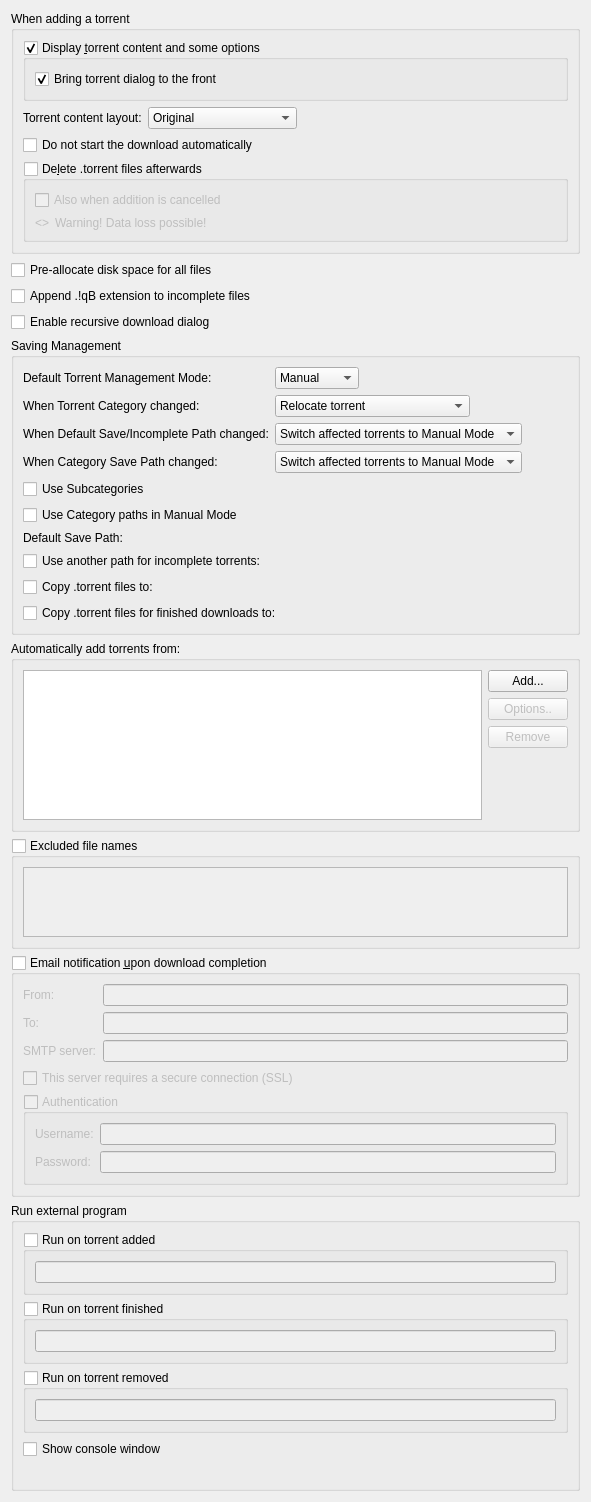
          <widget class="QWidget" name="scrollAreaWidgetContents_2">
           <property name="geometry">
            <rect>
             <x>0</x>
             <y>0</y>
             <width>591</width>
             <height>1138</height>
            </rect>
           </property>
           <layout class="QVBoxLayout" name="verticalLayout">
            <item>
             <widget class="QGroupBox" name="torrentAdditionBox">
              <property name="title">
               <string>When adding a torrent</string>
              </property>
              <layout class="QVBoxLayout" name="torrentAdditionBoxLayout">
               <item>
                <widget class="QGroupBox" name="checkAdditionDialog">
                 <property name="title">
                  <string>Display &amp;torrent content and some options</string>
                 </property>
                 <property name="checkable">
                  <bool>true</bool>
                 </property>
                 <layout class="QVBoxLayout" name="verticalLayout_18">
                  <item>
                   <widget class="QCheckBox" name="checkAdditionDialogFront">
                    <property name="text">
                     <string>Bring torrent dialog to the front</string>
                    </property>
                    <property name="checked">
                     <bool>true</bool>
                    </property>
                   </widget>
                  </item>
                 </layout>
                </widget>
               </item>
               <item>
                <layout class="QHBoxLayout" name="horizontalLayout_19">
                 <item>
                  <widget class="QLabel" name="contentLayoutLabel">
                   <property name="text">
                    <string>Torrent content layout:</string>
                   </property>
                  </widget>
                 </item>
                 <item>
                  <widget class="QComboBox" name="contentLayoutComboBox">
                   <property name="currentIndex">
                    <number>0</number>
                   </property>
                   <item>
                    <property name="text">
                     <string>Original</string>
                    </property>
                   </item>
                   <item>
                    <property name="text">
                     <string>Create subfolder</string>
                    </property>
                   </item>
                   <item>
                    <property name="text">
                     <string>Don't create subfolder</string>
                    </property>
                   </item>
                  </widget>
                 </item>
                 <item>
                  <spacer name="horizontalSpacer_20">
                   <property name="orientation">
                    <enum>Qt::Horizontal</enum>
                   </property>
                   <property name="sizeHint" stdset="0">
                    <size>
                     <width>40</width>
                     <height>20</height>
                    </size>
                   </property>
                  </spacer>
                 </item>
                </layout>
               </item>
               <item>
                <widget class="QCheckBox" name="checkStartPaused">
                 <property name="toolTip">
                  <string>The torrent will be added to download list in a paused state</string>
                 </property>
                 <property name="text">
                  <string extracomment="The torrent will be added to download list in a paused state">Do not start the download automatically</string>
                 </property>
                </widget>
               </item>
               <item>
                <widget class="QGroupBox" name="deleteTorrentBox">
                 <property name="toolTip">
                  <string>Whether the .torrent file should be deleted after adding it</string>
                 </property>
                 <property name="title">
                  <string>De&amp;lete .torrent files afterwards </string>
                 </property>
                 <property name="checkable">
                  <bool>true</bool>
                 </property>
                 <property name="checked">
                  <bool>false</bool>
                 </property>
                 <layout class="QVBoxLayout" name="deleteTorrentBoxLayout">
                  <item>
                   <widget class="QCheckBox" name="deleteCancelledTorrentBox">
                    <property name="toolTip">
                     <string>Also delete .torrent files whose addition was cancelled</string>
                    </property>
                    <property name="text">
                     <string>Also when addition is cancelled</string>
                    </property>
                   </widget>
                  </item>
                  <item>
                   <layout class="QHBoxLayout" name="deleteTorrentWarningLayout">
                    <item>
                     <widget class="QLabel" name="deleteTorrentWarningIcon">
                      <property name="sizePolicy">
                       <sizepolicy hsizetype="Fixed" vsizetype="Preferred">
                        <horstretch>0</horstretch>
                        <verstretch>0</verstretch>
                       </sizepolicy>
                      </property>
                      <property name="text">
                       <string notr="true">&lt;&gt;</string>
                      </property>
                     </widget>
                    </item>
                    <item>
                     <widget class="QLabel" name="deleteTorrentWarningLabel">
                      <property name="text">
                       <string>Warning! Data loss possible!</string>
                      </property>
                     </widget>
                    </item>
                   </layout>
                  </item>
                 </layout>
                </widget>
               </item>
              </layout>
             </widget>
            </item>
            <item>
             <widget class="QCheckBox" name="checkPreallocateAll">
              <property name="toolTip">
               <string>Allocate full file sizes on disk before starting downloads, to minimize fragmentation. Only useful for HDDs.</string>
              </property>
              <property name="text">
               <string>Pre-allocate disk space for all files</string>
              </property>
             </widget>
            </item>
            <item>
             <widget class="QCheckBox" name="checkAppendqB">
              <property name="text">
               <string>Append .!qB extension to incomplete files</string>
              </property>
             </widget>
            </item>
            <item>
             <widget class="QCheckBox" name="checkRecursiveDownload">
              <property name="toolTip">
               <string>When a torrent is downloaded, offer to add torrents from any .torrent files found inside it</string>
              </property>
              <property name="text">
               <string>Enable recursive download dialog</string>
              </property>
             </widget>
            </item>
            <item>
             <widget class="QGroupBox" name="groupSavingManagement">
              <property name="title">
               <string>Saving Management</string>
              </property>
              <layout class="QVBoxLayout" name="groupSavingManagementLayout">
               <item>
                <layout class="QGridLayout" name="gridLayout_3">
                 <item row="0" column="0">
                  <widget class="QLabel" name="label_40">
                   <property name="text">
                    <string>Default Torrent Management Mode:</string>
                   </property>
                  </widget>
                 </item>
                 <item row="0" column="1">
                  <layout class="QHBoxLayout" name="horizontalLayout_70">
                   <property name="spacing">
                    <number>10</number>
                   </property>
                   <item>
                    <widget class="QComboBox" name="comboSavingMode">
                     <property name="toolTip">
                      <string>Automatic: Various torrent properties (e.g. save path) will be decided by the associated category
Manual: Various torrent properties (e.g. save path) must be assigned manually</string>
                     </property>
                     <item>
                      <property name="text">
                       <string>Manual</string>
                      </property>
                     </item>
                     <item>
                      <property name="text">
                       <string>Automatic</string>
                      </property>
                     </item>
                    </widget>
                   </item>
                   <item>
                    <spacer name="horizontalSpacer_160">
                     <property name="orientation">
                      <enum>Qt::Horizontal</enum>
                     </property>
                     <property name="sizeHint" stdset="0">
                      <size>
                       <width>40</width>
                       <height>20</height>
                      </size>
                     </property>
                    </spacer>
                   </item>
                  </layout>
                 </item>
                 <item row="1" column="0">
                  <widget class="QLabel" name="labelTorrentCategoryChanged">
                   <property name="text">
                    <string>When Torrent Category changed:</string>
                   </property>
                  </widget>
                 </item>
                 <item row="1" column="1">
                  <layout class="QHBoxLayout" name="horizontalLayout_14">
                   <item>
                    <widget class="QComboBox" name="comboTorrentCategoryChanged">
                     <item>
                      <property name="text">
                       <string>Relocate torrent</string>
                      </property>
                     </item>
                     <item>
                      <property name="text">
                       <string>Switch torrent to Manual Mode</string>
                      </property>
                     </item>
                    </widget>
                   </item>
                   <item>
                    <spacer name="horizontalSpacer_17">
                     <property name="orientation">
                      <enum>Qt::Horizontal</enum>
                     </property>
                     <property name="sizeHint" stdset="0">
                      <size>
                       <width>40</width>
                       <height>20</height>
                      </size>
                     </property>
                    </spacer>
                   </item>
                  </layout>
                 </item>
                 <item row="2" column="0">
                  <widget class="QLabel" name="labelCategoryDefaultPathChanged">
                   <property name="text">
                    <string>When Default Save/Incomplete Path changed:</string>
                   </property>
                  </widget>
                 </item>
                 <item row="2" column="1">
                  <layout class="QHBoxLayout" name="horizontalLayout_15">
                   <item>
                    <widget class="QComboBox" name="comboCategoryDefaultPathChanged">
                     <property name="currentIndex">
                      <number>1</number>
                     </property>
                     <item>
                      <property name="text">
                       <string>Relocate affected torrents</string>
                      </property>
                     </item>
                     <item>
                      <property name="text">
                       <string>Switch affected torrents to Manual Mode</string>
                      </property>
                     </item>
                    </widget>
                   </item>
                   <item>
                    <spacer name="horizontalSpacer_18">
                     <property name="orientation">
                      <enum>Qt::Horizontal</enum>
                     </property>
                     <property name="sizeHint" stdset="0">
                      <size>
                       <width>40</width>
                       <height>20</height>
                      </size>
                     </property>
                    </spacer>
                   </item>
                  </layout>
                 </item>
                 <item row="3" column="0">
                  <widget class="QLabel" name="labelCategoryChanged">
                   <property name="text">
                    <string>When Category Save Path changed:</string>
                   </property>
                  </widget>
                 </item>
                 <item row="3" column="1">
                  <layout class="QHBoxLayout" name="horizontalLayout_17">
                   <item>
                    <widget class="QComboBox" name="comboCategoryChanged">
                     <property name="currentIndex">
                      <number>1</number>
                     </property>
                     <item>
                      <property name="text">
                       <string>Relocate affected torrents</string>
                      </property>
                     </item>
                     <item>
                      <property name="text">
                       <string>Switch affected torrents to Manual Mode</string>
                      </property>
                     </item>
                    </widget>
                   </item>
                   <item>
                    <spacer name="horizontalSpacer_19">
                     <property name="orientation">
                      <enum>Qt::Horizontal</enum>
                     </property>
                     <property name="sizeHint" stdset="0">
                      <size>
                       <width>40</width>
                       <height>20</height>
                      </size>
                     </property>
                    </spacer>
                   </item>
                  </layout>
                 </item>
                </layout>
               </item>
               <item>
                <widget class="QCheckBox" name="checkUseSubcategories">
                 <property name="text">
                  <string>Use Subcategories</string>
                 </property>
                </widget>
               </item>
               <item>
                <widget class="QCheckBox" name="checkUseCategoryPaths">
                 <property name="toolTip">
                  <string>Resolve relative Save Path against appropriate Category path instead of Default one</string>
                 </property>
                 <property name="text">
                  <string>Use Category paths in Manual Mode</string>
                 </property>
                </widget>
               </item>
               <item>
                <layout class="QGridLayout" name="gridLayout_4">
                 <item row="0" column="0">
                  <widget class="QLabel" name="labelSavePath">
                   <property name="text">
                    <string>Default Save Path:</string>
                   </property>
                  </widget>
                 </item>
                 <item row="0" column="1">
                  <widget class="FileSystemPathLineEdit" name="textSavePath" native="true"/>
                 </item>
                 <item row="1" column="0">
                  <widget class="QCheckBox" name="checkUseDownloadPath">
                   <property name="text">
                    <string>Use another path for incomplete torrents:</string>
                   </property>
                  </widget>
                 </item>
                 <item row="1" column="1">
                  <widget class="FileSystemPathLineEdit" name="textDownloadPath" native="true"/>
                 </item>
                 <item row="2" column="0">
                  <widget class="QCheckBox" name="checkExportDir">
                   <property name="text">
                    <string>Copy .torrent files to:</string>
                   </property>
                  </widget>
                 </item>
                 <item row="2" column="1">
                  <widget class="FileSystemPathLineEdit" name="textExportDir" native="true"/>
                 </item>
                 <item row="3" column="1">
                  <widget class="FileSystemPathLineEdit" name="textExportDirFin" native="true"/>
                 </item>
                 <item row="3" column="0">
                  <widget class="QCheckBox" name="checkExportDirFin">
                   <property name="text">
                    <string>Copy .torrent files for finished downloads to:</string>
                   </property>
                  </widget>
                 </item>
                </layout>
               </item>
              </layout>
             </widget>
            </item>
            <item>
             <widget class="QGroupBox" name="groupBox_2">
              <property name="title">
               <string>Automatically add torrents from:</string>
              </property>
              <layout class="QVBoxLayout" name="verticalLayout_38">
               <item>
                <layout class="QHBoxLayout" name="horizontalLayout_16">
                 <item>
                  <widget class="QTreeView" name="scanFoldersView">
                   <property name="sizePolicy">
                    <sizepolicy hsizetype="Expanding" vsizetype="Expanding">
                     <horstretch>0</horstretch>
                     <verstretch>1</verstretch>
                    </sizepolicy>
                   </property>
                   <property name="minimumSize">
                    <size>
                     <width>250</width>
                     <height>150</height>
                    </size>
                   </property>
                   <property name="editTriggers">
                    <set>QAbstractItemView::AllEditTriggers</set>
                   </property>
                   <property name="selectionMode">
                    <enum>QAbstractItemView::SingleSelection</enum>
                   </property>
                   <property name="selectionBehavior">
                    <enum>QAbstractItemView::SelectRows</enum>
                   </property>
                   <property name="textElideMode">
                    <enum>Qt::ElideNone</enum>
                   </property>
                   <property name="rootIsDecorated">
                    <bool>false</bool>
                   </property>
                   <attribute name="headerDefaultSectionSize">
                    <number>80</number>
                   </attribute>
                   <attribute name="headerStretchLastSection">
                    <bool>false</bool>
                   </attribute>
                  </widget>
                 </item>
                 <item>
                  <layout class="QVBoxLayout" name="verticalLayout_37">
                   <item>
                    <widget class="QPushButton" name="addWatchedFolderButton">
                     <property name="text">
                      <string>Add...</string>
                     </property>
                    </widget>
                   </item>
                   <item>
                    <widget class="QPushButton" name="editWatchedFolderButton">
                     <property name="enabled">
                      <bool>false</bool>
                     </property>
                     <property name="text">
                      <string>Options..</string>
                     </property>
                    </widget>
                   </item>
                   <item>
                    <widget class="QPushButton" name="removeWatchedFolderButton">
                     <property name="enabled">
                      <bool>false</bool>
                     </property>
                     <property name="text">
                      <string>Remove</string>
                     </property>
                    </widget>
                   </item>
                   <item>
                    <spacer name="verticalSpacer_6">
                     <property name="orientation">
                      <enum>Qt::Vertical</enum>
                     </property>
                     <property name="sizeHint" stdset="0">
                      <size>
                       <width>20</width>
                       <height>40</height>
                      </size>
                     </property>
                    </spacer>
                   </item>
                  </layout>
                 </item>
                </layout>
               </item>
              </layout>
             </widget>
            </item>
            <item>
             <widget class="QGroupBox" name="groupExcludedFileNames">
              <property name="title">
               <string>Excluded file names</string>
              </property>
              <property name="checkable">
               <bool>true</bool>
              </property>
              <property name="checked">
               <bool>false</bool>
              </property>
              <layout class="QVBoxLayout" name="verticalLayout_311">
               <item>
                <widget class="QPlainTextEdit" name="textExcludedFileNames">
                 <property name="toolTip">
                  <string>Blacklist filtered file names from being downloaded from torrent(s).
Files matching any of the filters in this list will have their priority automatically set to &quot;Do not download&quot;.

Use newlines to separate multiple entries. Can use wildcards as outlined below.
*: matches zero or more of any characters.
?: matches any single character.
[...]: sets of characters can be represented in square brackets.

Examples
*.exe: filter '.exe' file extension.
readme.txt: filter exact file name.
?.txt: filter 'a.txt', 'b.txt' but not 'aa.txt'.
readme[0-9].txt: filter 'readme1.txt', 'readme2.txt' but not 'readme10.txt'.</string>
                 </property>
                 <property name="lineWrapMode">
                  <enum>QPlainTextEdit::NoWrap</enum>
                 </property>
                </widget>
               </item>
              </layout>
             </widget>
            </item>
            <item>
             <widget class="QGroupBox" name="groupMailNotification">
              <property name="title">
               <string>Email notification &amp;upon download completion</string>
              </property>
              <property name="checkable">
               <bool>true</bool>
              </property>
              <property name="checked">
               <bool>false</bool>
              </property>
              <layout class="QVBoxLayout" name="verticalLayout_171">
               <item>
                <layout class="QGridLayout" name="gridLayout_9">
                 <item row="1" column="1">
                  <widget class="QLineEdit" name="lineEditDestEmail"/>
                 </item>
                 <item row="1" column="0">
                  <widget class="QLabel" name="label_2">
                   <property name="toolTip">
                    <string>Receiver</string>
                   </property>
                   <property name="text">
                    <string comment="To receiver">To:</string>
                   </property>
                  </widget>
                 </item>
                 <item row="2" column="0">
                  <widget class="QLabel" name="label_3">
                   <property name="text">
                    <string>SMTP server:</string>
                   </property>
                  </widget>
                 </item>
                 <item row="2" column="1">
                  <widget class="QLineEdit" name="lineEditSmtpServer"/>
                 </item>
                 <item row="0" column="1">
                  <widget class="QLineEdit" name="senderEmailTxt"/>
                 </item>
                 <item row="0" column="0">
                  <widget class="QLabel" name="label_25">
                   <property name="toolTip">
                    <string>Sender</string>
                   </property>
                   <property name="text">
                    <string comment="From sender">From:</string>
                   </property>
                  </widget>
                 </item>
                </layout>
               </item>
               <item>
                <widget class="QCheckBox" name="checkSmtpSSL">
                 <property name="text">
                  <string>This server requires a secure connection (SSL)</string>
                 </property>
                </widget>
               </item>
               <item>
                <widget class="QGroupBox" name="groupMailNotifAuth">
                 <property name="title">
                  <string>Authentication</string>
                 </property>
                 <property name="checkable">
                  <bool>true</bool>
                 </property>
                 <property name="checked">
                  <bool>false</bool>
                 </property>
                 <layout class="QFormLayout" name="formLayout_2">
                  <item row="0" column="0">
                   <widget class="QLabel" name="label_7">
                    <property name="text">
                     <string>Username:</string>
                    </property>
                   </widget>
                  </item>
                  <item row="0" column="1">
                   <widget class="QLineEdit" name="mailNotifUsername"/>
                  </item>
                  <item row="1" column="0">
                   <widget class="QLabel" name="label_8">
                    <property name="text">
                     <string>Password:</string>
                    </property>
                   </widget>
                  </item>
                  <item row="1" column="1">
                   <widget class="QLineEdit" name="mailNotifPassword">
                    <property name="echoMode">
                     <enum>QLineEdit::Password</enum>
                    </property>
                   </widget>
                  </item>
                 </layout>
                </widget>
               </item>
              </layout>
             </widget>
            </item>
            <item>
             <widget class="QGroupBox" name="autoRunBox">
              <property name="title">
               <string>Run external program</string>
              </property>
              <layout class="QVBoxLayout" name="verticalLayout_19">
               <item>
                <widget class="QGroupBox" name="groupBoxRunOnAdded">
                 <property name="title">
                  <string>Run on torrent added</string>
                 </property>
                 <property name="checkable">
                  <bool>true</bool>
                 </property>
                 <property name="checked">
                  <bool>false</bool>
                 </property>
                 <layout class="QVBoxLayout" name="verticalLayout_39">
                  <item>
                   <widget class="QLineEdit" name="lineEditRunOnAdded"/>
                  </item>
                 </layout>
                </widget>
               </item>
               <item>
                <widget class="QGroupBox" name="groupBoxRunOnFinished">
                 <property name="title">
                  <string>Run on torrent finished</string>
                 </property>
                 <property name="checkable">
                  <bool>true</bool>
                 </property>
                 <property name="checked">
                  <bool>false</bool>
                 </property>
                 <layout class="QVBoxLayout" name="verticalLayout_36">
                  <item>
                   <widget class="QLineEdit" name="lineEditRunOnFinished"/>
                  </item>
                 </layout>
                </widget>
               </item>
               <item>
                <widget class="QGroupBox" name="groupBoxRunOnRemoved">
                 <property name="title">
                  <string>Run on torrent removed</string>
                 </property>
                 <property name="checkable">
                  <bool>true</bool>
                 </property>
                 <property name="checked">
                  <bool>false</bool>
                 </property>
                 <layout class="QVBoxLayout" name="verticalLayout_39">
                  <item>
                   <widget class="QLineEdit" name="lineEditRunOnRemoved"/>
                  </item>
                 </layout>
                </widget>
               </item>
               <item>
                <widget class="QCheckBox" name="autoRunConsole">
                 <property name="text">
                  <string>Show console window</string>
                 </property>
                </widget>
               </item>
               <item>
                <widget class="QLabel" name="labelAutoRunParam">
                 <property name="wordWrap">
                  <bool>true</bool>
                 </property>
                </widget>
               </item>
              </layout>
             </widget>
            </item>
           </layout>
          </widget>
